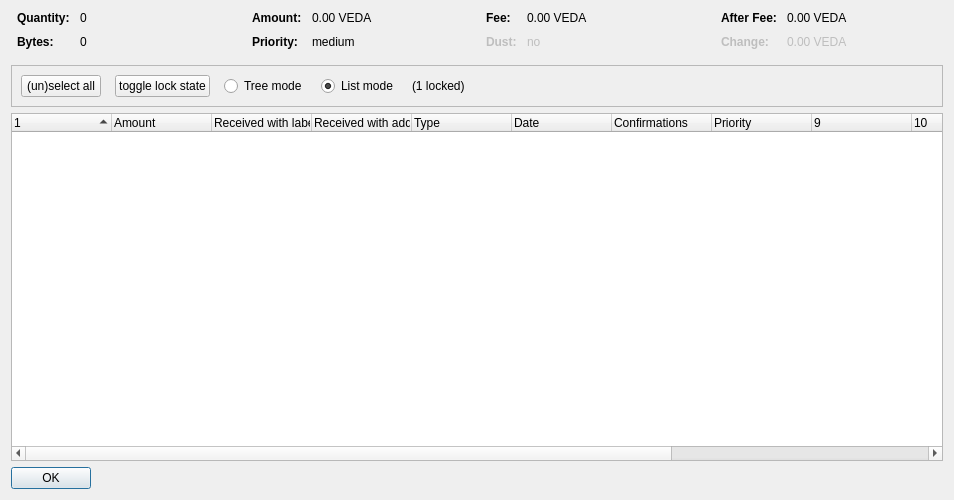
<?xml version="1.0" encoding="UTF-8"?>
<ui version="4.0">
 <class>CoinControlDialog</class>
 <widget class="QDialog" name="CoinControlDialog">
  <property name="geometry">
   <rect>
    <x>0</x>
    <y>0</y>
    <width>954</width>
    <height>500</height>
   </rect>
  </property>
  <property name="windowTitle">
   <string>Coin Selection</string>
  </property>
  <layout class="QVBoxLayout" name="verticalLayout">
   <item>
    <layout class="QHBoxLayout" name="horizontalLayoutTop" stretch="0,0,0,0">
     <property name="topMargin">
      <number>0</number>
     </property>
     <property name="bottomMargin">
      <number>10</number>
     </property>
     <item>
      <layout class="QFormLayout" name="formLayoutCoinControl1">
       <property name="horizontalSpacing">
        <number>10</number>
       </property>
       <property name="verticalSpacing">
        <number>10</number>
       </property>
       <property name="leftMargin">
        <number>6</number>
       </property>
       <property name="rightMargin">
        <number>6</number>
       </property>
       <item row="0" column="0">
        <widget class="QLabel" name="labelCoinControlQuantityText">
         <property name="font">
          <font>
           <weight>75</weight>
           <bold>true</bold>
          </font>
         </property>
         <property name="text">
          <string>Quantity:</string>
         </property>
        </widget>
       </item>
       <item row="0" column="1">
        <widget class="QLabel" name="labelCoinControlQuantity">
         <property name="cursor">
          <cursorShape>IBeamCursor</cursorShape>
         </property>
         <property name="contextMenuPolicy">
          <enum>Qt::ActionsContextMenu</enum>
         </property>
         <property name="text">
          <string notr="true">0</string>
         </property>
         <property name="textInteractionFlags">
          <set>Qt::LinksAccessibleByMouse|Qt::TextSelectableByKeyboard|Qt::TextSelectableByMouse</set>
         </property>
        </widget>
       </item>
       <item row="1" column="0">
        <widget class="QLabel" name="labelCoinControlBytesText">
         <property name="font">
          <font>
           <weight>75</weight>
           <bold>true</bold>
          </font>
         </property>
         <property name="text">
          <string>Bytes:</string>
         </property>
        </widget>
       </item>
       <item row="1" column="1">
        <widget class="QLabel" name="labelCoinControlBytes">
         <property name="cursor">
          <cursorShape>IBeamCursor</cursorShape>
         </property>
         <property name="contextMenuPolicy">
          <enum>Qt::ActionsContextMenu</enum>
         </property>
         <property name="text">
          <string notr="true">0</string>
         </property>
         <property name="textInteractionFlags">
          <set>Qt::LinksAccessibleByMouse|Qt::TextSelectableByKeyboard|Qt::TextSelectableByMouse</set>
         </property>
        </widget>
       </item>
      </layout>
     </item>
     <item>
      <layout class="QFormLayout" name="formLayoutCoinControl2">
       <property name="horizontalSpacing">
        <number>10</number>
       </property>
       <property name="verticalSpacing">
        <number>10</number>
       </property>
       <property name="leftMargin">
        <number>6</number>
       </property>
       <property name="rightMargin">
        <number>6</number>
       </property>
       <item row="0" column="0">
        <widget class="QLabel" name="labelCoinControlAmountText">
         <property name="font">
          <font>
           <weight>75</weight>
           <bold>true</bold>
          </font>
         </property>
         <property name="text">
          <string>Amount:</string>
         </property>
        </widget>
       </item>
       <item row="0" column="1">
        <widget class="QLabel" name="labelCoinControlAmount">
         <property name="cursor">
          <cursorShape>IBeamCursor</cursorShape>
         </property>
         <property name="contextMenuPolicy">
          <enum>Qt::ActionsContextMenu</enum>
         </property>
         <property name="text">
          <string notr="true">0.00 VEDA</string>
         </property>
         <property name="textInteractionFlags">
          <set>Qt::LinksAccessibleByMouse|Qt::TextSelectableByKeyboard|Qt::TextSelectableByMouse</set>
         </property>
        </widget>
       </item>
       <item row="1" column="0">
        <widget class="QLabel" name="labelCoinControlPriorityText">
         <property name="font">
          <font>
           <weight>75</weight>
           <bold>true</bold>
          </font>
         </property>
         <property name="text">
          <string>Priority:</string>
         </property>
        </widget>
       </item>
       <item row="1" column="1">
        <widget class="QLabel" name="labelCoinControlPriority">
         <property name="cursor">
          <cursorShape>IBeamCursor</cursorShape>
         </property>
         <property name="contextMenuPolicy">
          <enum>Qt::ActionsContextMenu</enum>
         </property>
         <property name="text">
          <string>medium</string>
         </property>
         <property name="textInteractionFlags">
          <set>Qt::LinksAccessibleByMouse|Qt::TextSelectableByKeyboard|Qt::TextSelectableByMouse</set>
         </property>
        </widget>
       </item>
      </layout>
     </item>
     <item>
      <layout class="QFormLayout" name="formLayoutCoinControl3">
       <property name="horizontalSpacing">
        <number>10</number>
       </property>
       <property name="verticalSpacing">
        <number>10</number>
       </property>
       <property name="leftMargin">
        <number>6</number>
       </property>
       <property name="rightMargin">
        <number>6</number>
       </property>
       <item row="0" column="0">
        <widget class="QLabel" name="labelCoinControlFeeText">
         <property name="font">
          <font>
           <weight>75</weight>
           <bold>true</bold>
          </font>
         </property>
         <property name="text">
          <string>Fee:</string>
         </property>
        </widget>
       </item>
       <item row="0" column="1">
        <widget class="QLabel" name="labelCoinControlFee">
         <property name="cursor">
          <cursorShape>IBeamCursor</cursorShape>
         </property>
         <property name="contextMenuPolicy">
          <enum>Qt::ActionsContextMenu</enum>
         </property>
         <property name="text">
          <string notr="true">0.00 VEDA</string>
         </property>
         <property name="textInteractionFlags">
          <set>Qt::LinksAccessibleByMouse|Qt::TextSelectableByKeyboard|Qt::TextSelectableByMouse</set>
         </property>
        </widget>
       </item>
       <item row="1" column="0">
        <widget class="QLabel" name="labelCoinControlLowOutputText">
         <property name="enabled">
          <bool>false</bool>
         </property>
         <property name="font">
          <font>
           <weight>75</weight>
           <bold>true</bold>
          </font>
         </property>
         <property name="text">
          <string>Dust:</string>
         </property>
        </widget>
       </item>
       <item row="1" column="1">
        <widget class="QLabel" name="labelCoinControlLowOutput">
         <property name="enabled">
          <bool>false</bool>
         </property>
         <property name="cursor">
          <cursorShape>IBeamCursor</cursorShape>
         </property>
         <property name="contextMenuPolicy">
          <enum>Qt::ActionsContextMenu</enum>
         </property>
         <property name="text">
          <string>no</string>
         </property>
         <property name="textInteractionFlags">
          <set>Qt::LinksAccessibleByMouse|Qt::TextSelectableByKeyboard|Qt::TextSelectableByMouse</set>
         </property>
        </widget>
       </item>
      </layout>
     </item>
     <item>
      <layout class="QFormLayout" name="formLayoutCoinControl4">
       <property name="horizontalSpacing">
        <number>10</number>
       </property>
       <property name="verticalSpacing">
        <number>10</number>
       </property>
       <property name="leftMargin">
        <number>6</number>
       </property>
       <property name="rightMargin">
        <number>6</number>
       </property>
       <item row="0" column="0">
        <widget class="QLabel" name="labelCoinControlAfterFeeText">
         <property name="font">
          <font>
           <weight>75</weight>
           <bold>true</bold>
          </font>
         </property>
         <property name="text">
          <string>After Fee:</string>
         </property>
        </widget>
       </item>
       <item row="0" column="1">
        <widget class="QLabel" name="labelCoinControlAfterFee">
         <property name="cursor">
          <cursorShape>IBeamCursor</cursorShape>
         </property>
         <property name="contextMenuPolicy">
          <enum>Qt::ActionsContextMenu</enum>
         </property>
         <property name="text">
          <string notr="true">0.00 VEDA</string>
         </property>
         <property name="textInteractionFlags">
          <set>Qt::LinksAccessibleByMouse|Qt::TextSelectableByKeyboard|Qt::TextSelectableByMouse</set>
         </property>
        </widget>
       </item>
       <item row="1" column="0">
        <widget class="QLabel" name="labelCoinControlChangeText">
         <property name="enabled">
          <bool>false</bool>
         </property>
         <property name="font">
          <font>
           <weight>75</weight>
           <bold>true</bold>
          </font>
         </property>
         <property name="text">
          <string>Change:</string>
         </property>
        </widget>
       </item>
       <item row="1" column="1">
        <widget class="QLabel" name="labelCoinControlChange">
         <property name="enabled">
          <bool>false</bool>
         </property>
         <property name="cursor">
          <cursorShape>IBeamCursor</cursorShape>
         </property>
         <property name="contextMenuPolicy">
          <enum>Qt::ActionsContextMenu</enum>
         </property>
         <property name="text">
          <string notr="true">0.00 VEDA</string>
         </property>
         <property name="textInteractionFlags">
          <set>Qt::LinksAccessibleByMouse|Qt::TextSelectableByKeyboard|Qt::TextSelectableByMouse</set>
         </property>
        </widget>
       </item>
      </layout>
     </item>
    </layout>
   </item>
   <item>
    <widget class="QFrame" name="frame">
     <property name="minimumSize">
      <size>
       <width>0</width>
       <height>40</height>
      </size>
     </property>
     <property name="frameShape">
      <enum>QFrame::StyledPanel</enum>
     </property>
     <property name="frameShadow">
      <enum>QFrame::Sunken</enum>
     </property>
     <layout class="QHBoxLayout" name="horizontalLayout">
      <item>
       <layout class="QHBoxLayout" name="horizontalLayoutPanel" stretch="0,0,0,0,0,0">
        <property name="spacing">
         <number>14</number>
        </property>
        <item>
         <widget class="QPushButton" name="pushButtonSelectAll">
          <property name="sizePolicy">
           <sizepolicy hsizetype="Maximum" vsizetype="Fixed">
            <horstretch>0</horstretch>
            <verstretch>0</verstretch>
           </sizepolicy>
          </property>
          <property name="text">
           <string>(un)select all</string>
          </property>
          <property name="autoDefault">
           <bool>false</bool>
          </property>
         </widget>
        </item>
        <item>
         <widget class="QPushButton" name="pushButtonToggleLock">
          <property name="sizePolicy">
           <sizepolicy hsizetype="Maximum" vsizetype="Fixed">
            <horstretch>0</horstretch>
            <verstretch>0</verstretch>
           </sizepolicy>
          </property>
          <property name="text">
           <string>toggle lock state</string>
          </property>
          <property name="autoDefault">
           <bool>false</bool>
          </property>
         </widget>
        </item>
        <item>
         <widget class="QRadioButton" name="radioTreeMode">
          <property name="sizePolicy">
           <sizepolicy hsizetype="Maximum" vsizetype="Fixed">
            <horstretch>0</horstretch>
            <verstretch>0</verstretch>
           </sizepolicy>
          </property>
          <property name="text">
           <string>Tree mode</string>
          </property>
         </widget>
        </item>
        <item>
         <widget class="QRadioButton" name="radioListMode">
          <property name="sizePolicy">
           <sizepolicy hsizetype="Maximum" vsizetype="Fixed">
            <horstretch>0</horstretch>
            <verstretch>0</verstretch>
           </sizepolicy>
          </property>
          <property name="text">
           <string>List mode</string>
          </property>
          <property name="checked">
           <bool>true</bool>
          </property>
         </widget>
        </item>
        <item>
         <widget class="QLabel" name="labelLocked">
          <property name="text">
           <string>(1 locked)</string>
          </property>
         </widget>
        </item>
        <item>
         <spacer name="horizontalSpacer">
          <property name="orientation">
           <enum>Qt::Horizontal</enum>
          </property>
          <property name="sizeHint" stdset="0">
           <size>
            <width>40</width>
            <height>20</height>
           </size>
          </property>
         </spacer>
        </item>
       </layout>
      </item>
     </layout>
    </widget>
   </item>
   <item>
    <widget class="CoinControlTreeWidget" name="treeWidget">
     <property name="contextMenuPolicy">
      <enum>Qt::CustomContextMenu</enum>
     </property>
     <property name="sortingEnabled">
      <bool>false</bool>
     </property>
     <property name="columnCount">
      <number>13</number>
     </property>
     <attribute name="headerShowSortIndicator" stdset="0">
      <bool>true</bool>
     </attribute>
     <attribute name="headerStretchLastSection">
      <bool>false</bool>
     </attribute>
     <column>
      <property name="text">
       <string/>
      </property>
     </column>
     <column>
      <property name="text">
       <string>Amount</string>
      </property>
     </column>
     <column>
      <property name="text">
       <string>Received with label</string>
      </property>
     </column>
     <column>
      <property name="text">
       <string>Received with address</string>
      </property>
     </column>
     <column>
      <property name="text">
       <string>Type</string>
      </property>
     </column>
     <column>
      <property name="text">
       <string>Date</string>
      </property>
     </column>
     <column>
      <property name="text">
       <string>Confirmations</string>
      </property>
      <property name="toolTip">
       <string>Confirmed</string>
      </property>
     </column>
     <column>
      <property name="text">
       <string>Priority</string>
      </property>
     </column>
     <column>
      <property name="text">
       <string/>
      </property>
     </column>
     <column>
      <property name="text">
       <string/>
      </property>
     </column>
     <column>
      <property name="text">
       <string/>
      </property>
     </column>
     <column>
      <property name="text">
       <string/>
      </property>
     </column>
     <column>
      <property name="text">
       <string/>
      </property>
     </column>
    </widget>
   </item>
   <item>
    <widget class="QDialogButtonBox" name="buttonBox">
     <property name="sizePolicy">
      <sizepolicy hsizetype="Maximum" vsizetype="Fixed">
       <horstretch>0</horstretch>
       <verstretch>0</verstretch>
      </sizepolicy>
     </property>
     <property name="orientation">
      <enum>Qt::Horizontal</enum>
     </property>
     <property name="standardButtons">
      <set>QDialogButtonBox::Ok</set>
     </property>
    </widget>
   </item>
  </layout>
 </widget>
 <customwidgets>
  <customwidget>
   <class>CoinControlTreeWidget</class>
   <extends>QTreeWidget</extends>
   <header>coincontroltreewidget.h</header>
  </customwidget>
 </customwidgets>
 <resources/>
 <connections/>
</ui>
